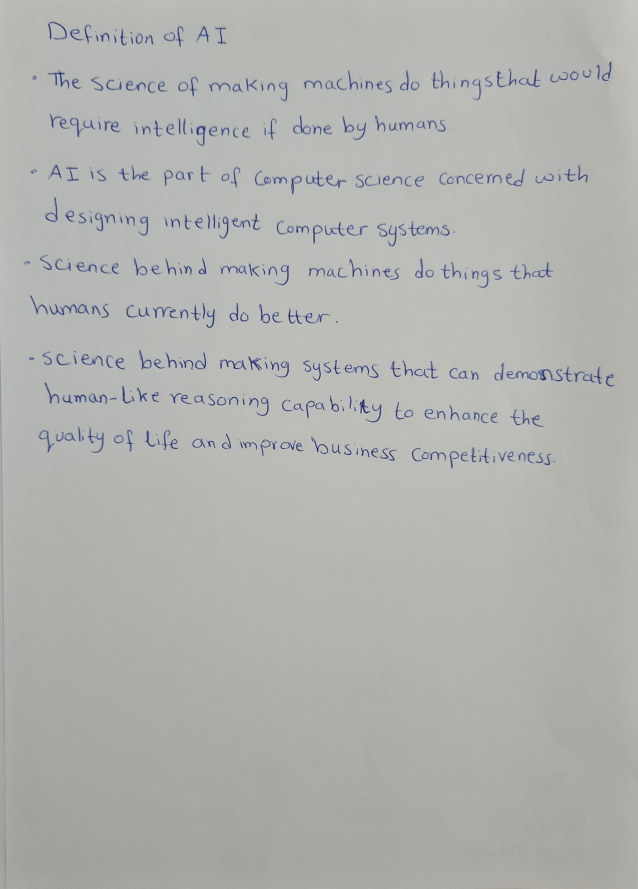
#> input picture test/test_dataset/F29.jpg, 2552 x 3556 px (shown at 1/4 size)
$ python -i hinge_feature.py   (imports and definitions only)
#> lines starting #> are read from the running program, lines starting #| are printed output that depends on the picture; after the words box and inside, x2 and y2 are one past the last pixel; in counts of white or black regions, pixels touching at a corner belong together
#> in get_hinge_features, image is the input picture: shape (3556, 2552, 3); mean B, G, R 174.3, 177.7, 176.9
import cv2
import numpy as np
from PIL import Image, ImageEnhance


# hinge feature parameters
p = 40                              # number of angle bins
bin_size = 360 // p
r = 25                              # leg length

# preprocessing parameters
sharpness_factor = 10
bordersize = 3

def preprocess_image(image: np.ndarray):
    image = Image.fromarray(image)
    enhancer = ImageEnhance.Sharpness(image)
    image = enhancer.enhance(sharpness_factor)
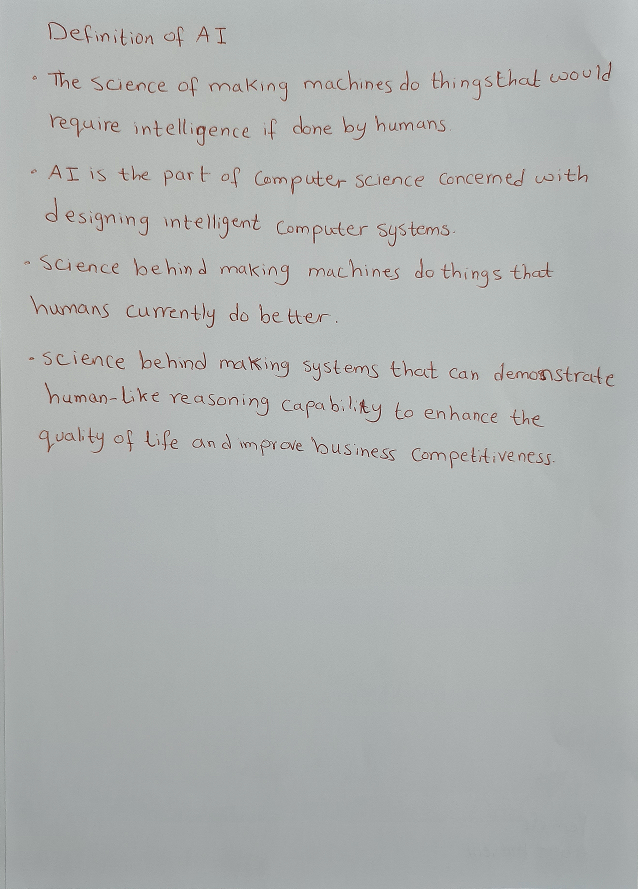
#> image: PIL image 2552x3556 RGB (shown at 1/4 size); mean R, G, B 174.2, 177.8, 177

    (height, width) = (image.height * 2, image.width * 2)
#> height = 7112; width = 5104
    image = image.resize((width, height))
#> image: PIL image 5104x7112 RGB

    image = np.asarray(image)
    image = cv2.copyMakeBorder(
        image,
        top = bordersize,
        bottom = bordersize,
        left = bordersize,
        right = bordersize,
        borderType = cv2.BORDER_CONSTANT,
        value=[255, 255, 255]
    )

    image = cv2.cvtColor(image, cv2.COLOR_BGR2GRAY)
#> image: shape (7118, 5110)
    image = cv2.GaussianBlur(image, (3, 3), 0)

    (_, preprocessed_image) = cv2.threshold(image, 127, 255, cv2.THRESH_BINARY + cv2.THRESH_OTSU)
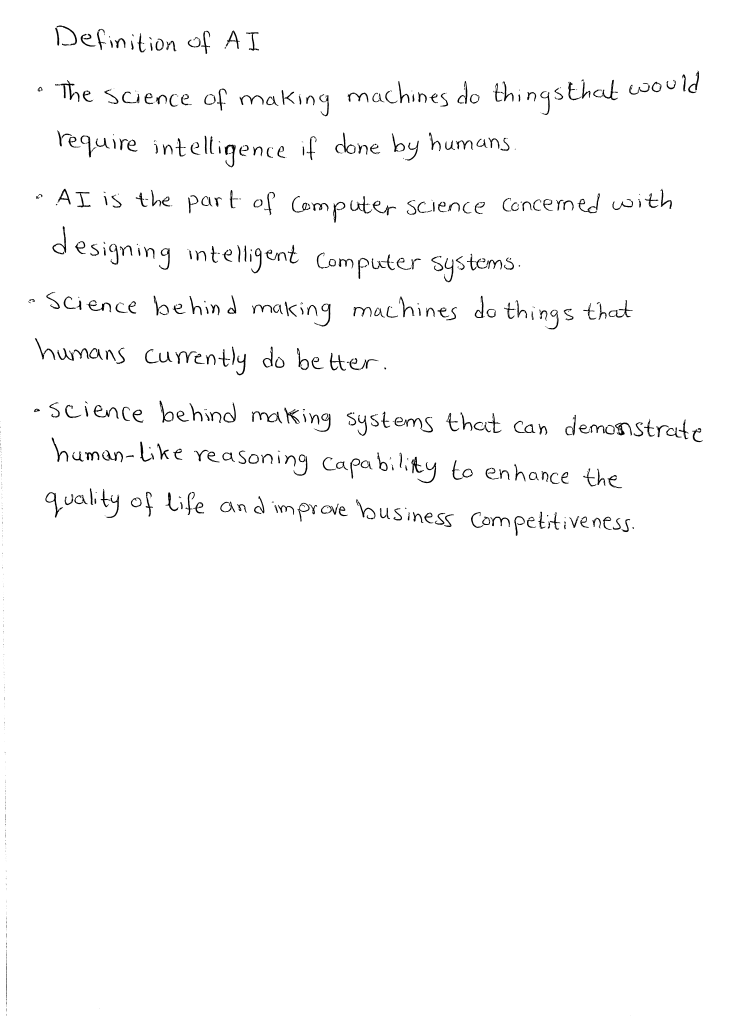
#> preprocessed_image: shape (7118, 5110) (shown at 1/7 size); 98.3% white; 1067 black regions (482 under 20 px)
    return preprocessed_image


def get_contour_pixels(preprocessed_image: np.ndarray, th1 = 100000, th2 = 1000):
#> called with th1 = 100000, th2 = 1000
    imgh, imgw = np.shape(preprocessed_image)
#> imgh = 7118; imgw = 5110
    imgarea = imgh * imgw
#> imgarea = 36372980
    contours, _ = cv2.findContours(preprocessed_image, cv2.RETR_TREE, cv2.CHAIN_APPROX_NONE)
#> contours = 1661 contours, 933 with area under 20; largest, box (x1, y1, x2, y2) and area: (0, 0, 5110, 7118) 36360753, (316, 3444, 443, 3624) 6107, (1563, 2816, 1652, 2960) 5300, (384, 560, 558, 714) 5142, (654, 2834, 833, 2932) 5050

    contours_filt = list(filter(lambda cnt: imgarea/th1 <= cv2.contourArea(cnt) <= imgarea/th2, contours))
#> contours_filt = 420 contours; largest, box (x1, y1, x2, y2) and area: (316, 3444, 443, 3624) 6107, (1563, 2816, 1652, 2960) 5300, (384, 560, 558, 714) 5142, (654, 2834, 833, 2932) 5050, (1823, 2881, 1976, 2965) 4957
    return contours_filt


def get_hinge_features(image_path):
    image = cv2.imread(image_path)

    preprocessed_image = preprocess_image(image)
    contours = get_contour_pixels(preprocessed_image)
#> contours has the same summary as contours_filt in get_contour_pixels

    hist = np.zeros((p, p))

    for cnt in contours:
        n_pixels = len(cnt)
        if n_pixels <= r:
            continue

        points = np.array([point[0] for point in cnt])
        (xs, ys) = (points[:, 0], points[:, 1])
        point_1s = np.array([cnt[(i + r) % n_pixels][0] for i in range(n_pixels)])
        point_2s = np.array([cnt[(i - r) % n_pixels][0] for i in range(n_pixels)])
        (x1s, y1s) = (point_1s[:, 0], point_1s[:, 1])
        (x2s, y2s) = (point_2s[:, 0], point_2s[:, 1])

        phi_1s = np.degrees(np.arctan2(y1s - ys, x1s - xs) + np.pi)
        phi_2s = np.degrees(np.arctan2(y2s - ys, x2s - xs) + np.pi)

        indices = np.where(phi_2s > phi_1s)[0]

        for i in indices:
            phi1 = int(phi_1s[i] // bin_size) % p
            phi2 = int(phi_2s[i] // bin_size) % p
            hist[phi1, phi2] += 1
#> this loop made 420 passes
#> n_pixels on passes 1 to 3: 299, 203, 121
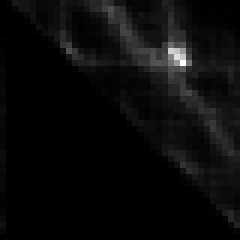
#> hist: shape (40, 40) float64 (shown 6 times larger); min 0, max 1167, mean 50.5; drawn with min black and max white

    normalized_hist = hist / np.sum(hist)
    feature_vector = normalized_hist[np.triu_indices_from(normalized_hist, k=1)]
#> feature_vector = 780 values, max 0.0144 at index 364, min 0 at index 37, mean 0.00126
    return feature_vector

>>> result = get_hinge_features('../test/test_dataset/F29.jpg')
#> result has the same summary as feature_vector in get_hinge_features

$ run again, on test/test_dataset/F30.jpg
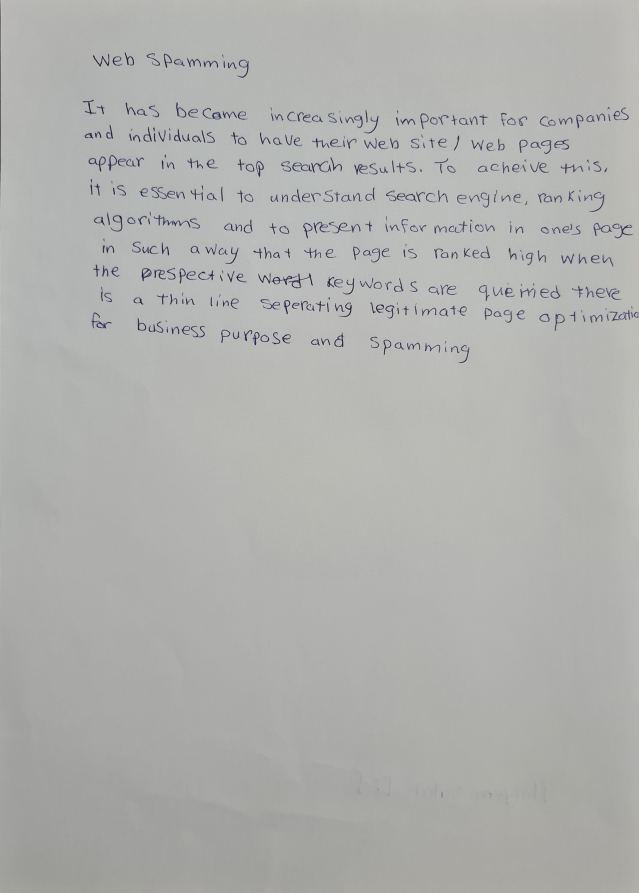
#> input picture test/test_dataset/F30.jpg, 2556 x 3572 px (shown at 1/4 size)
#> in get_hinge_features, image is the input picture: shape (3572, 2556, 3); mean B, G, R 174.1, 176.4, 175.7
#> in preprocess_image, `(_, preprocessed_image) = cv2.threshold(image, 127, 255, cv2.THRESH_BI..`:
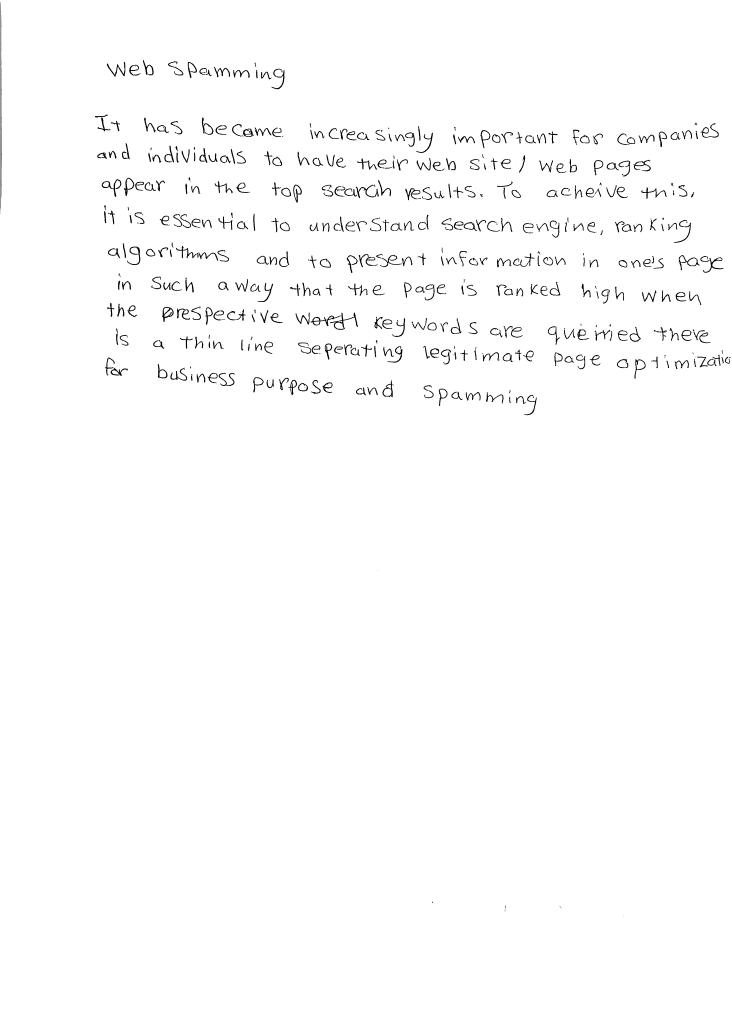
#> preprocessed_image: shape (7150, 5118) (shown at 1/7 size); 98.7% white; 553 black regions (81 under 20 px)
#> in get_contour_pixels, `contours, _ = cv2.findContours(preprocessed_image, cv2.RETR_TREE, cv2...`: contours = 718 contours, 135 with area under 20; largest, box (x1, y1, x2, y2) and area: (0, 0, 5118, 7150) 36581433, (2, 13, 12, 1497) 8454, (4750, 1785, 4899, 1892) 6500, (2309, 2188, 2507, 2310) 6286, (710, 1254, 850, 1379) 6019
#> contours_filt = 455 contours; largest, box (x1, y1, x2, y2) and area: (2, 13, 12, 1497) 8454, (4750, 1785, 4899, 1892) 6500, (2309, 2188, 2507, 2310) 6286, (710, 1254, 850, 1379) 6019, (1134, 2148, 1216, 2254) 5227
#> in get_hinge_features, `contours = get_contour_pixels(preprocessed_image)`: contours has the same summary as contours_filt in get_contour_pixels
#> the loop in get_hinge_features, `for cnt in contours:` made 455 passes
#> n_pixels on passes 1 to 3: 280, 560, 292
#> after the loop in get_hinge_features, `for cnt in contours:`:
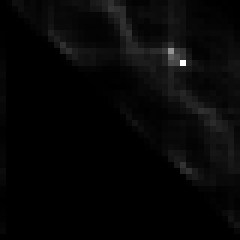
#> hist: shape (40, 40) float64 (shown 6 times larger); min 0, max 1709, mean 45.8; drawn with min black and max white
#> feature_vector = 780 values, max 0.0233 at index 364, min 0 at index 37, mean 0.00126
#> result has the same summary as feature_vector in get_hinge_features

$ run again, on test/test_dataset/F31.jpg
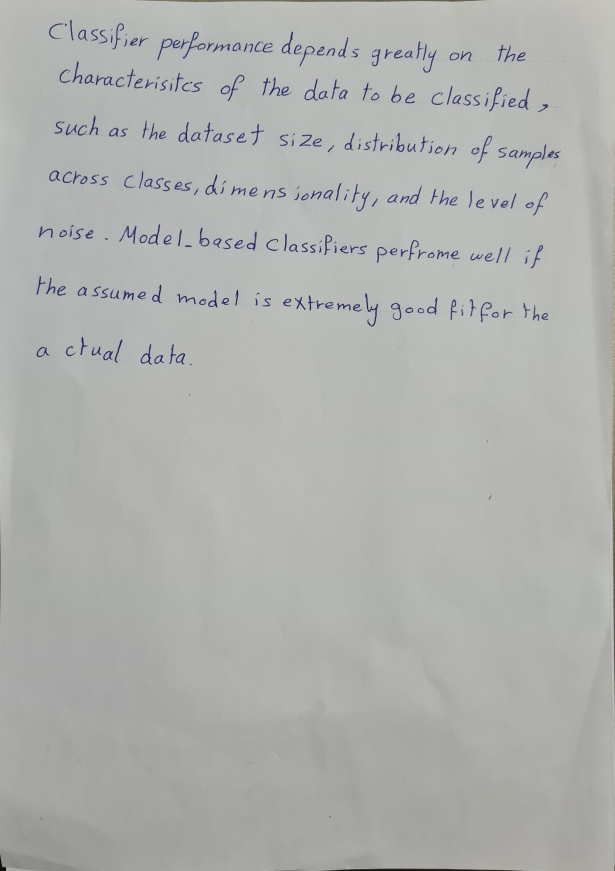
#> input picture test/test_dataset/F31.jpg, 2460 x 3484 px (shown at 1/4 size)
#> in get_hinge_features, image is the input picture: shape (3484, 2460, 3); mean B, G, R 174.3, 176.8, 175.5
#> in preprocess_image, `(_, preprocessed_image) = cv2.threshold(image, 127, 255, cv2.THRESH_BI..`:
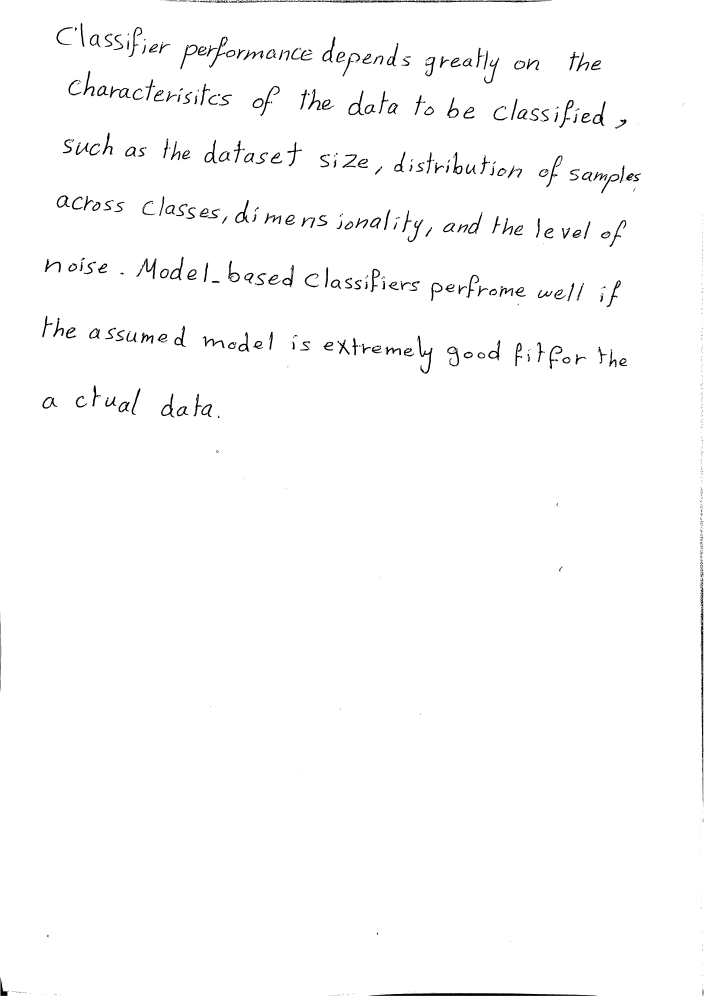
#> preprocessed_image: shape (6974, 4926) (shown at 1/7 size); 98.5% white; 991 black regions (488 under 20 px)
#> in get_contour_pixels, `contours, _ = cv2.findContours(preprocessed_image, cv2.RETR_TREE, cv2...`: contours = 1472 contours, 804 with area under 20; largest, box (x1, y1, x2, y2) and area: (0, 0, 4926, 6974) 34342025, (2570, 6951, 4184, 6972) 23067, (4904, 4274, 4924, 5630) 13852, (2273, 3, 3079, 20) 9728, (3077, 3, 3865, 18) 7370
#> contours_filt = 341 contours; largest, box (x1, y1, x2, y2) and area: (2570, 6951, 4184, 6972) 23067, (4904, 4274, 4924, 5630) 13852, (2273, 3, 3079, 20) 9728, (3077, 3, 3865, 18) 7370, (2438, 633, 2549, 808) 7170
#> in get_hinge_features, `contours = get_contour_pixels(preprocessed_image)`: contours has the same summary as contours_filt in get_contour_pixels
#> the loop in get_hinge_features, `for cnt in contours:` made 341 passes
#> n_pixels on passes 1 to 3: 3226, 338, 1088
#> after the loop in get_hinge_features, `for cnt in contours:`:
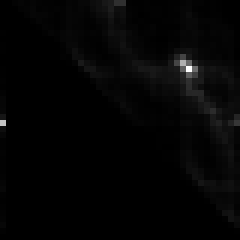
#> hist: shape (40, 40) float64 (shown 6 times larger); min 0, max 2072, mean 38; drawn with min black and max white
#> feature_vector = 780 values, max 0.0341 at index 393, min 0 at index 36, mean 0.00122
#> result has the same summary as feature_vector in get_hinge_features

$ run again, on test/test_dataset/F32.jpg
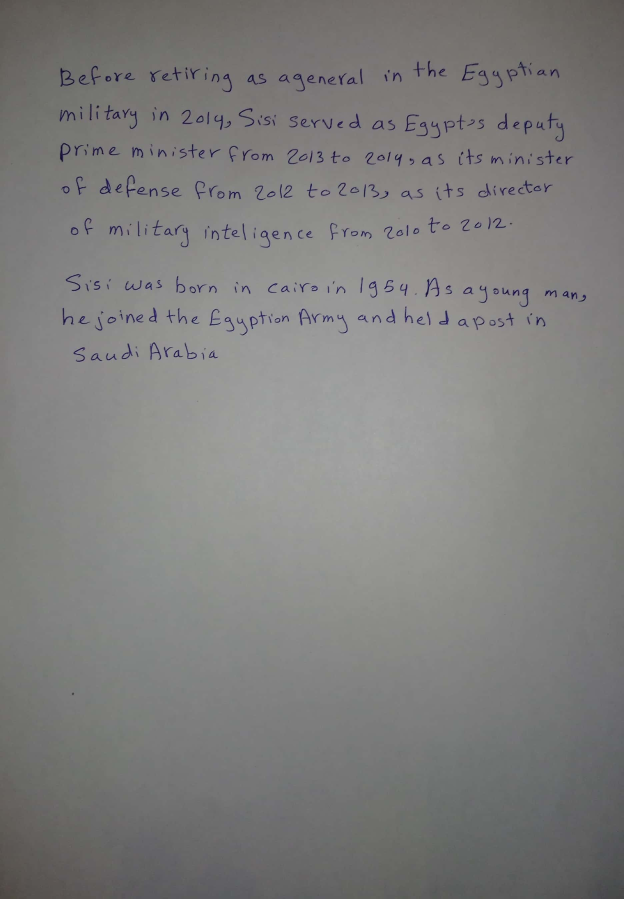
#> input picture test/test_dataset/F32.jpg, 1872 x 2696 px (shown at 1/3 size)
#> in get_hinge_features, image is the input picture: shape (2696, 1872, 3); mean B, G, R 125.4, 126.6, 127.1
#> in preprocess_image, `(_, preprocessed_image) = cv2.threshold(image, 127, 255, cv2.THRESH_BI..`:
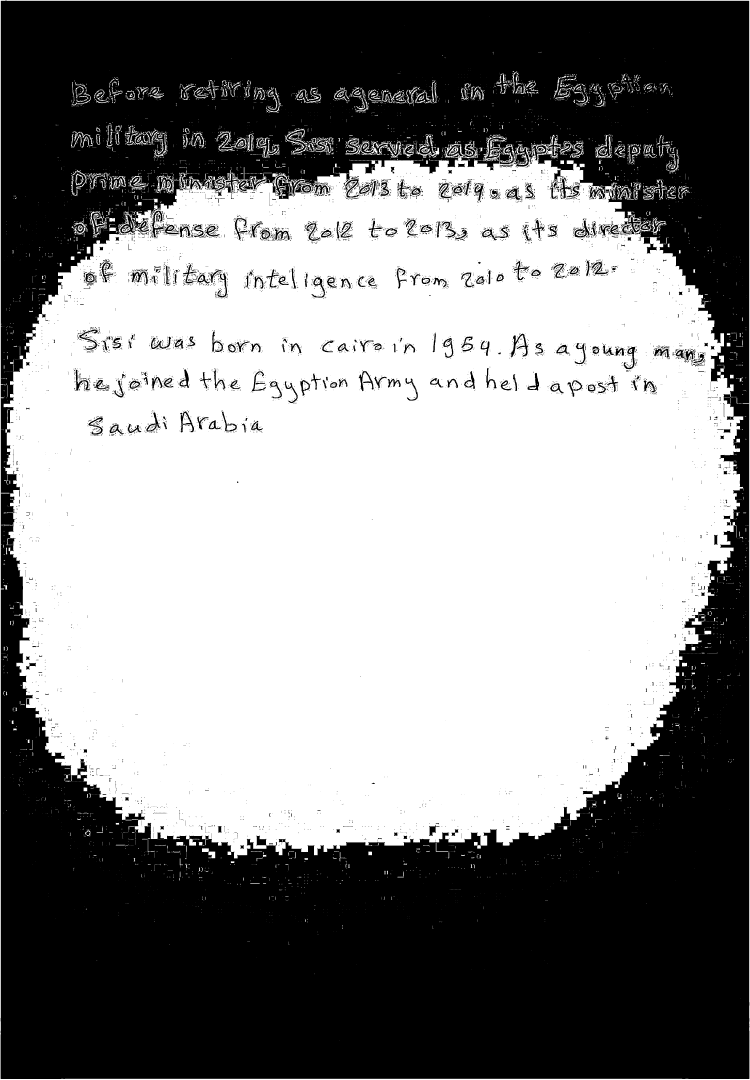
#> preprocessed_image: shape (5398, 3750) (shown at 1/5 size); 52.2% white; 5461 black regions (4215 under 20 px)
#> in get_contour_pixels, `contours, _ = cv2.findContours(preprocessed_image, cv2.RETR_TREE, cv2...`: contours = 10622 contours, 7741 with area under 20; largest, box (x1, y1, x2, y2) and area: (0, 0, 3750, 5398) 20233353, (2, 2, 3748, 5396) 20179399, (18, 674, 3718, 4292) 10565970, (2415, 682, 2534, 806) 5438, (1802, 704, 1971, 788) 3912
#> contours_filt = 446 contours; largest, box (x1, y1, x2, y2) and area: (2415, 682, 2534, 806) 5438, (1802, 704, 1971, 788) 3912, (2554, 1667, 2643, 1788) 3047, (2233, 721, 2315, 783) 2844, (1109, 2057, 1185, 2158) 2440
#> in get_hinge_features, `contours = get_contour_pixels(preprocessed_image)`: contours has the same summary as contours_filt in get_contour_pixels
#> the loop in get_hinge_features, `for cnt in contours:` made 446 passes
#> n_pixels on passes 2, 3, 5: 261, 210, 102
#> after the loop in get_hinge_features, `for cnt in contours:`:
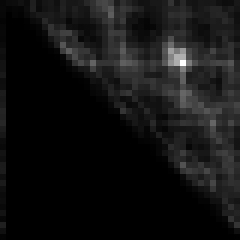
#> hist: shape (40, 40) float64 (shown 6 times larger); min 0, max 429, mean 31.9; drawn with min black and max white
#> feature_vector = 780 values, max 0.00839 at index 364, min 7.83e-05 at index 114, mean 0.00125
#> result has the same summary as feature_vector in get_hinge_features
